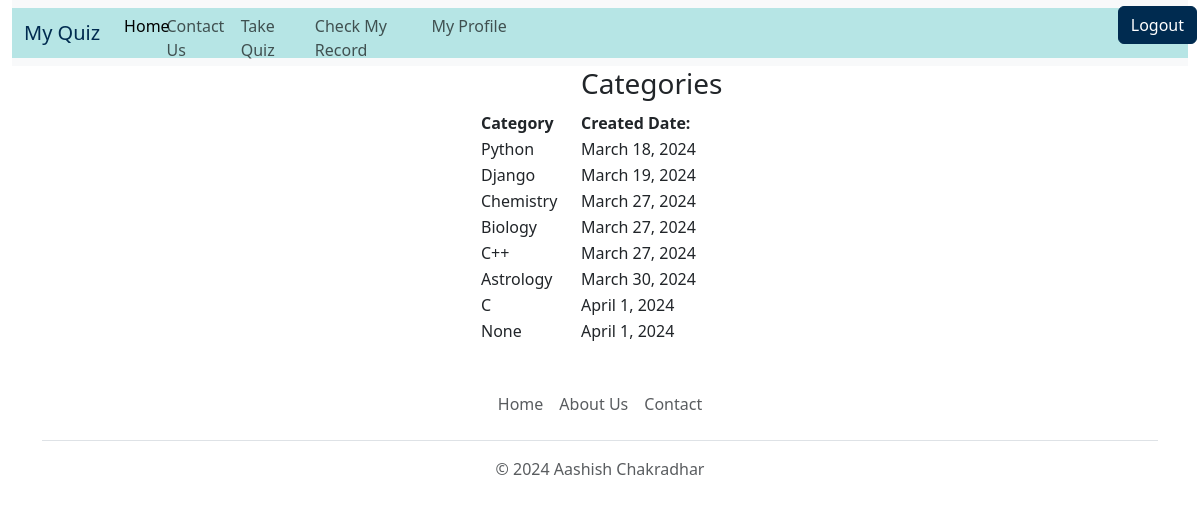
The page /view-category on the database as committed earlier.
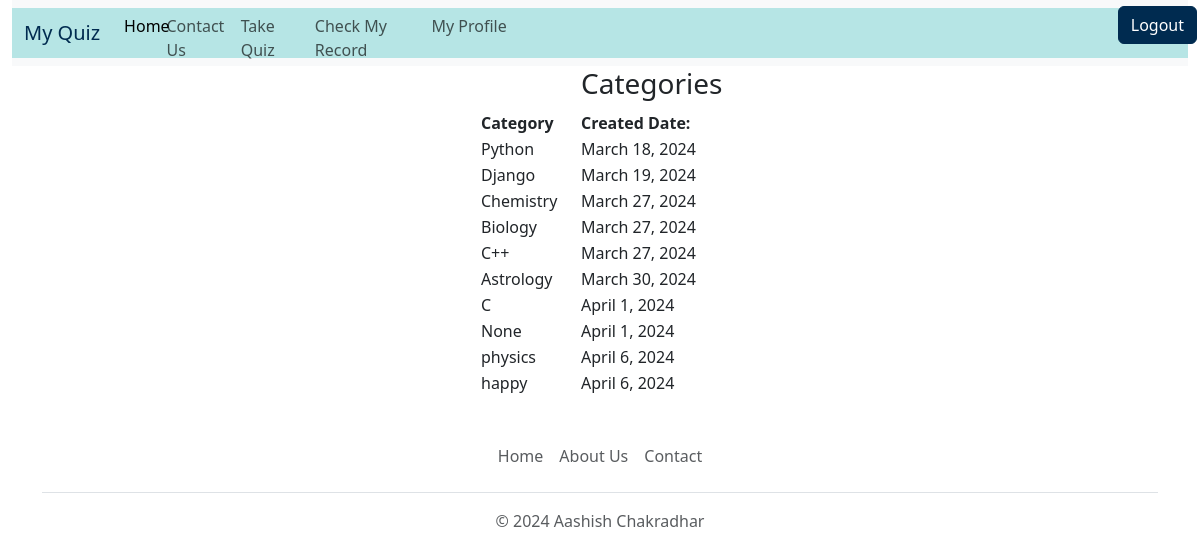
The same page on the database as committed later.
### quiz/models.py (models this page shows)
class BaseModel(models.Model):
    uid=models.UUIDField(primary_key=True,default=uuid.uuid4,editable=False)
    created_at=models.DateField(auto_now_add=True)
    updated_at=models.DateField(auto_now=True)
    class Meta:
        abstract=True

class Category(BaseModel):
    category_name = models.CharField(max_length=15, default='Uncatogarized')
    def __str__(self):
        return self.category_name

### quiz/views.py (the view)
# urls.py: path('view-category',views.view_category,name='view_category'),
def view_category(request):
    try:
        all_category = Category.objects.all()
        context = {'categories': all_category}
        return render(request, 'view_category.html', context)
    except Exception as e:
        messages.error(request,str(e))
        return render(request,"index.html")

### templates/view_category.html (shortened to what this page needs)
{% extends "base.html" %}
{% block body %}
    <div style="width:30%; text-align: left; margin-left:40%;">
        <table>
            <tr>
                <th></th>
                <th>
                    <h3>Categories</h3>
                </th>
            </tr>
            <tr>
                <th style="width:100px">
                    Category
                </th>
                <th style="width:200px">
                    Created Date:
                </th>
            </tr>
            {% for category in categories %}
                <tr>
                    <td>
                        {{category}}
                    </td>
                    <td>
                        {{category.created_at}}
                    </td>
                </tr>
            {% endfor %}
        </table>
    </div>
{% endblock body %}

Rows that differ between the two databases and show on the page:
added Category: category_name "physics", created_at "April 6, 2024"
added Category: category_name "happy", created_at "April 6, 2024"
